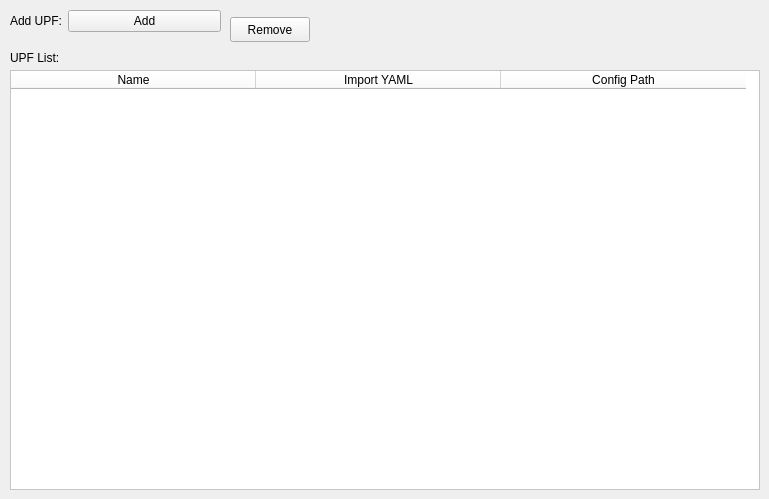
    <widget class="QWidget" name="UPF_2">
     <attribute name="title">
      <string>UPF</string>
     </attribute>
     <widget class="QTableWidget" name="Component5G_UPFtable">
      <property name="geometry">
       <rect>
        <x>10</x>
        <y>70</y>
        <width>750</width>
        <height>420</height>
       </rect>
      </property>
      <property name="styleSheet">
       <string notr="true">background-color: rgb(255, 255, 255);</string>
      </property>
      <attribute name="horizontalHeaderDefaultSectionSize">
       <number>245</number>
      </attribute>
      <attribute name="verticalHeaderHighlightSections">
       <bool>true</bool>
      </attribute>
      <column>
       <property name="text">
        <string>Name</string>
       </property>
      </column>
      <column>
       <property name="text">
        <string>Import YAML</string>
       </property>
      </column>
      <column>
       <property name="text">
        <string>Config Path</string>
       </property>
      </column>
     </widget>
     <widget class="QWidget" name="formLayoutWidget_17">
      <property name="geometry">
       <rect>
        <x>10</x>
        <y>10</y>
        <width>211</width>
        <height>31</height>
       </rect>
      </property>
      <layout class="QFormLayout" name="formLayout_17">
       <item row="0" column="0">
        <widget class="QLabel" name="label_43">
         <property name="text">
          <string>Add UPF:</string>
         </property>
        </widget>
       </item>
       <item row="0" column="1">
        <widget class="QPushButton" name="Component5G_AddUPFButton">
         <property name="text">
          <string>Add</string>
         </property>
        </widget>
       </item>
      </layout>
     </widget>
     <widget class="QPushButton" name="Component5G_RemoveUPFButton">
      <property name="geometry">
       <rect>
        <x>230</x>
        <y>17</y>
        <width>80</width>
        <height>25</height>
       </rect>
      </property>
      <property name="text">
       <string>Remove</string>
      </property>
     </widget>
     <widget class="QLabel" name="label_44">
      <property name="geometry">
       <rect>
        <x>10</x>
        <y>50</y>
        <width>101</width>
        <height>16</height>
       </rect>
      </property>
      <property name="text">
       <string>UPF List:</string>
      </property>
     </widget>
    </widget>
